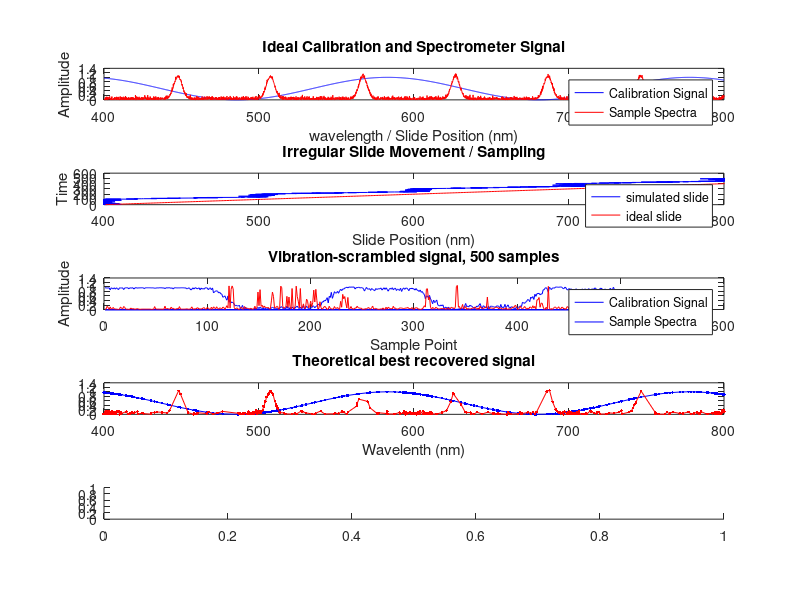

Write MATLAB code to recreate this figure. (Note: this script raises an error after producing the figure.)
clear all; %close all; clc;
%%---------------------------------------------------
%% Calculate ideal signal and calibration reference
%%---------------------------------------------------
FMAX = 800; %Max optical frequency in nm
FMIN = 400;

f_ref = [FMIN : 0.1 : FMAX];
calib_ref = (sin((f_ref + 50) /31)) / 2 + 0.5;
% Make a nice spiky waveform with noise as our spectrometer signal
ideal_signal = abs(sin(f_ref/19)) .^ 50 + (0.07 * abs(randn(size(f_ref)))); 

figure('Position', [50 50 1000 900]);
subplot(5,1,1);
plot(f_ref, calib_ref, 'b');
title('Ideal Calibration and Spectrometer Signal');

hold on;
plot(f_ref, ideal_signal, 'r');
legend('Calibration Signal', 'Sample Spectra');
xlabel('wavelength / Slide Position (nm)');
ylabel('Amplitude');

%%---------------------------------------------------
%% Simulate effects of vibration on sampling
%%---------------------------------------------------

% Generate "Jumpy" sample points. 
% Slide generally advances in halting jumps, with 
sp = zeros(500,1);
for idx = 1:100:500
  sp(idx:idx+100) = idx;
end  
% Smooth
filterCoeff = ones(1, 50) / 50;
sp = filter(filterCoeff, 1, sp);
% Offset
sp = sp + 400;
% Add Random Noise
sp = sp + 5 * randn(length(sp),1);


subplot(5,1,2);
plot( sp, 1:length(sp), 'b'); % Plot where our slide actually is
hold on; plot( (1:length(sp)) + FMIN, 1:length(sp) , 'r'); %Plot where it would be ideally
legend('simulated slide', 'ideal slide');
title('Irregular Slide Movement / Sampling');
xlim([FMIN, FMAX]);
xlabel('Slide Position (nm)');
ylabel('Time');
%calib_observed = calib_ref(sample_points);
%signal_observed = ideal_signal(sample_points);


% Read from the ideal data at the specified sample points
calib_sampled = zeros(length(sp));
signal_observed = zeros(size(sp));
for idx = 1:length(sp)
  % Find the index of the ideal data where the slide is
  idy = find(f_ref > (sp(idx)), 1 );
  if(isempty(idy))
    idy = length(calib_ref);
  end
  %sample the ideal data
  calib_sampled(idx) = calib_ref(idy);
  signal_observed(idx) = ideal_signal(idy);
end

subplot(5, 1, 3); plot(1:length(calib_sampled), calib_sampled, 'b');
hold on; plot(1:length(signal_observed), signal_observed, 'r');
legend('Calibration Signal', 'Sample Spectra');
title('Vibration-scrambled signal, 500 samples');
xlabel('Sample Point');
ylabel('Amplitude');

%----------------------------------------------------
% Plot best possible reconstruction results
%--------------------1--------------------------------
subplot(5,1,4); 
[sortedSP, sortIndex] = sort(sp);
calib_sampled_ordered = calib_sampled(sortIndex);
signal_observed_ordered = signal_observed(sortIndex);

plot(sortedSP, calib_sampled_ordered  , '-b.'); hold on;
plot(sortedSP, signal_observed_ordered, '-r.');
xlim([FMIN FMAX]);
title('Theoretical best recovered signal');
xlabel('Wavelenth (nm)');

%%---------------------------------------------------
%% Reconstruction Algorithm
%%---------------------------------------------------
recovered_timestamp = zeros(size(calib_sampled));
last_pos = FMIN;
pl = subplot(5,1,5);
for idx=1:length(calib_sampled)
  delete(pl);
  pl = subplot(5,1,5);

  % Find the nearest point to the last one
  % where the simulated calibration signal 
  % matches our observed calibration signal
  loc = find_nearest(calib_sampled(idx), calib_ref, last_pos, 100, 300);
  recovered_timestamp(idx) = f_ref(loc);
  last_pos = loc;
  if loc > last_pos; last_pos = loc; end;
  %assert(last_pos >= lpdebug);
  
  plot(recovered_timestamp(1:idx), calib_sampled(1:idx));
  xlim([FMIN-100 FMAX+100]);
  title('Reconstructing Calibration Signal');
  pause(0.01);
end  

%[wavelength calibration spectra] = specRecover(f_ref, calib_ref, calib_sampled, ...
%  signal_observed, FMIN, FMAX, 100, 300);
  
%Recovered_timestamp should match the uneven sampling points  
%%---------------------------------------------------
%% Plot reconstruction results
%%---------------------------------------------------
subplot(5,1,5); 

% Sort recovered timestamp and data vectors
[wavelength, srtidx] = sort(recovered_timestamp); %Sorted Recovered Timestamp (SRT), SRT Index list)
calibration = calib_sampled(srtidx);
spectra = signal_observed(srtidx);

% Plot sorted data
plot(wavelength, calibration, '-b.');
hold on; 
plot(wavelength, spectra, '-r.');
title('Algorithmically recovered signal (RESULTS)');
legend('calibration', 'spectra')
xlim([FMIN, FMAX]);